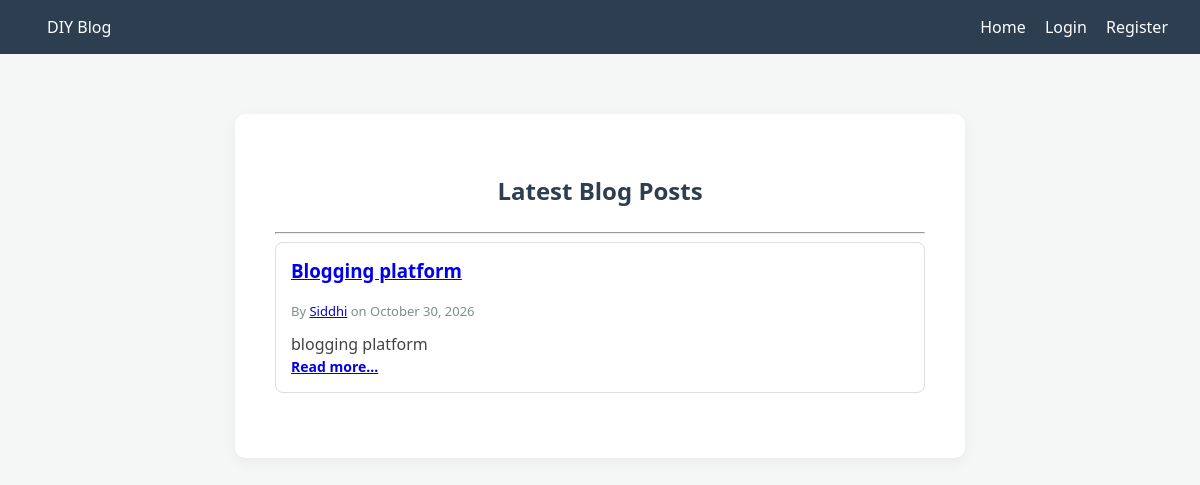
/index, run on the app's committed database.
### app/models.py (models this page shows, shortened)
class Post(db.Model):
    id = db.Column(db.Integer, primary_key=True)
    title = db.Column(db.String(140))
    content = db.Column(db.Text)
    timestamp = db.Column(db.DateTime, index=True, default=lambda: datetime.now(timezone.utc))
    user_id = db.Column(db.Integer, db.ForeignKey('user.id'))
    tags = db.relationship('Tag', secondary=post_tags, backref=db.backref('posts', lazy='dynamic'))

class User(UserMixin, db.Model):
    id = db.Column(db.Integer, primary_key=True)
    username = db.Column(db.String(64), index=True, unique=True)
    password_hash = db.Column(db.String(256))
    posts = db.relationship('Post', backref='author', lazy='dynamic')

### app/main/routes.py (the view)
@bp.route('/')
@bp.route('/index')
def index():
    page = request.args.get('page', 1, type=int)
    pagination = Post.query.order_by(Post.timestamp.desc()).paginate(page=page, per_page=5, error_out=False)
    return render_template('index.html', posts=pagination.items, pagination=pagination)

### app/templates/index.html (shortened to what this page needs)
{% extends "base.html" %}
{% block content %}
<h2>Latest Blog Posts</h2>
<hr>
{% for post in posts %}
    <div style="text-align: left; padding: 15px; border: 1px solid #ddd; margin-bottom: 15px; border-radius: 8px; background: #fff;">
        <h3 style="margin-top: 0;"><a href="{{ url_for('main.post', id=post.id) }}">{{ post.title }}</a></h3>
        <p style="font-size: 13px; color: #7f8c8d;">
            By <a href="{{ url_for('main.user', username=post.author.username) }}">{{ post.author.username }}</a>
            on {{ post.timestamp.strftime('%B %d, %Y') }}
        </p>
        <div style="color: #444;">{{ post.content | striptags | truncate(200) }}</div>
        <a href="{{ url_for('main.post', id=post.id) }}" style="font-size: 14px; font-weight: bold;">Read more...</a>
    </div>
{% else %}
    <p>No posts have been published yet.</p>
{% endfor %}
{% endblock %}

### app/templates/base.html (style rules this page uses)
body { font-family: 'Segoe UI', Tahoma, Geneva, Verdana, sans-serif; background-color: #f4f7f6; margin: 0; padding: 0; color: #333; }
h2 { text-align: center; color: #2c3e50; margin-bottom: 25px; }

### data on the page
Post: title "Blogging platform", author.username "Siddhi", timestamp "October 30, 2026", content "blogging platform"
